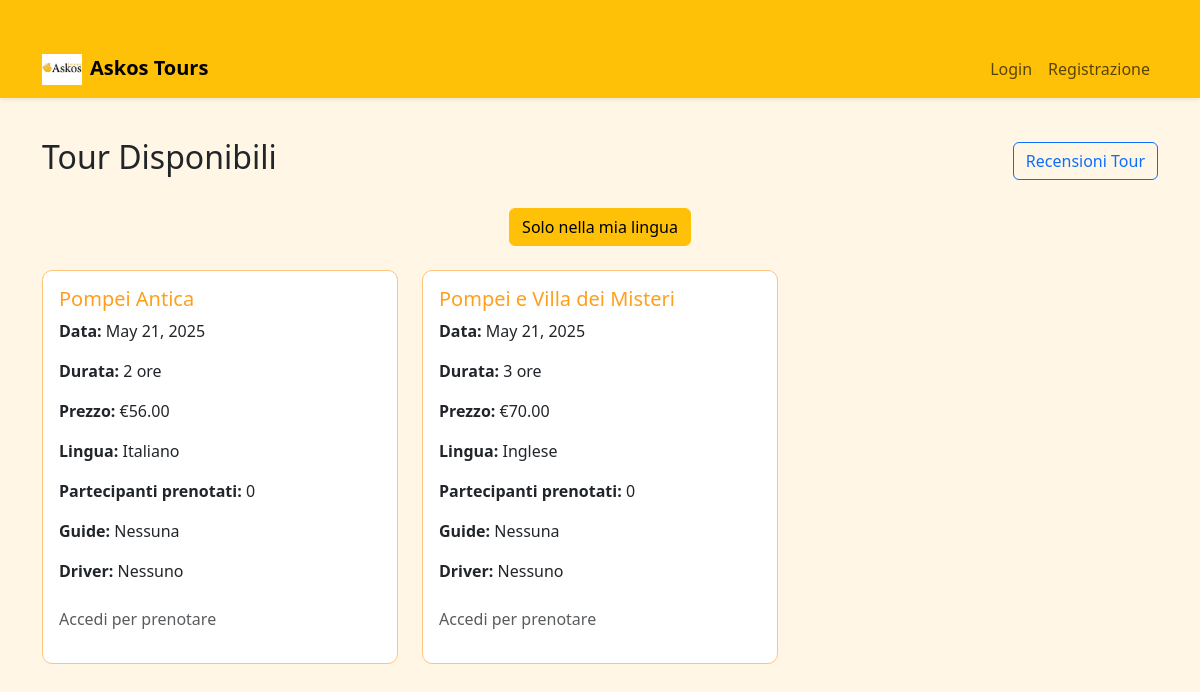
The app's page /tours/, older data.
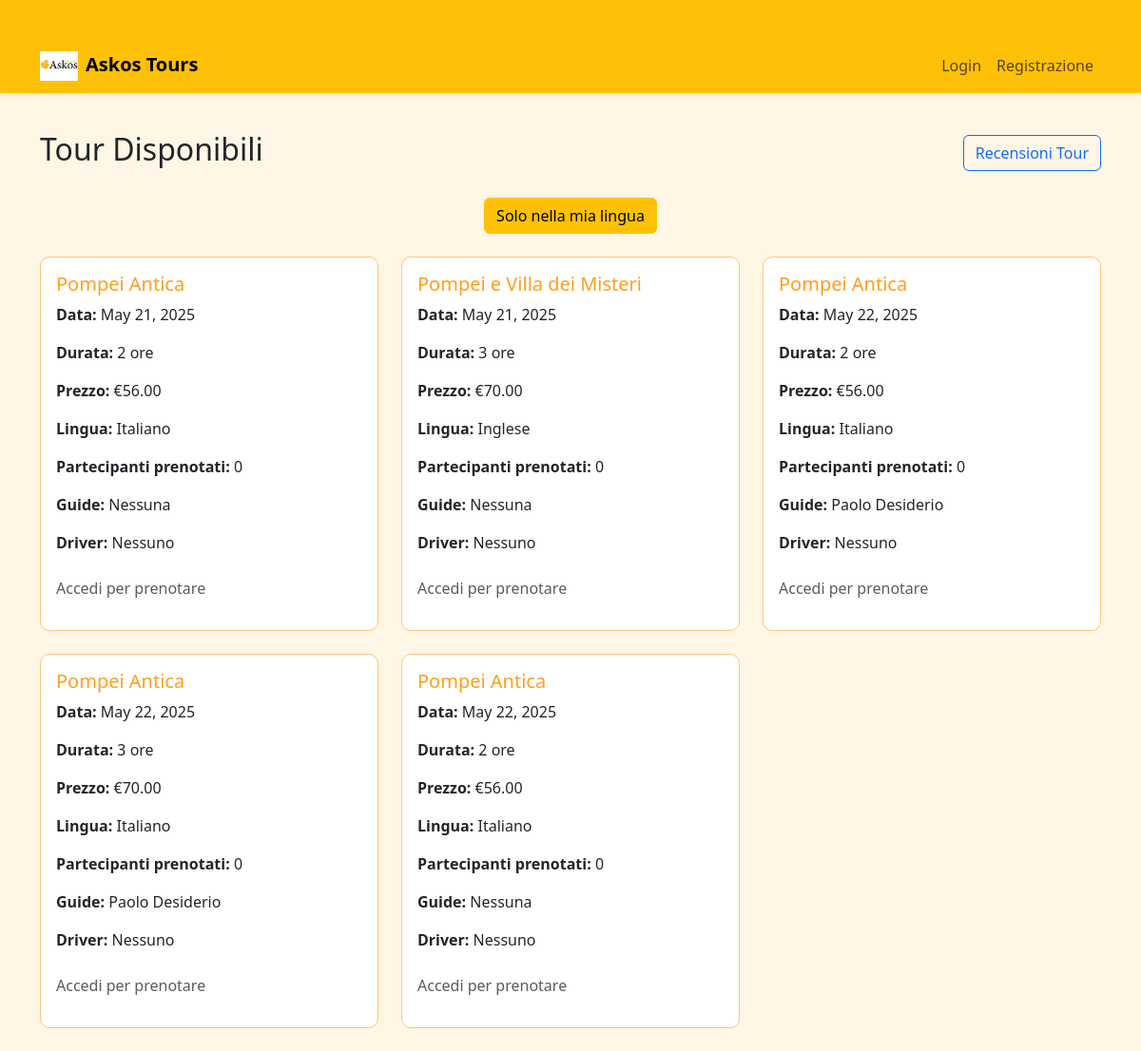
The same page, newer data.
### Askos/models.py (models this page shows, shortened)
class Tour(models.Model):
    nome = models.CharField(max_length=100)
    data = models.DateField()
    durata = models.CharField(max_length=50)
    prezzo = models.DecimalField(max_digits=8, decimal_places=2)
    lingua = models.ForeignKey(Lingua, on_delete=models.SET_NULL, null=True, related_name='tour')
    staff_assegnato = models.ManyToManyField('Staff', related_name='tour_assegnati')
    guide = models.ManyToManyField(
        Staff,
        limit_choices_to={'ruolo': 'guida'},
        related_name='tour_guide',
        blank=True
    )
    driver = models.ManyToManyField(
        Staff,
        limit_choices_to={'ruolo': 'driver'},
        related_name='tour_driver',
        blank=True
    )

class Lingua(models.Model):
    nome = models.CharField(max_length=50, unique=True)

class Staff(models.Model):
    RUOLI = [
        ('guida', 'Guida'),
        ('driver', 'Driver'),
    ]
    cod_fiscale = models.CharField(max_length=16, primary_key=True)
    nome = models.CharField(max_length=50)
    cognome = models.CharField(max_length=50)
    telefono = models.CharField(max_length=20)
    email = models.EmailField()
    ruolo = models.CharField(max_length=10, choices=RUOLI)
    lingue = models.ManyToManyField(Lingua, related_name='staff_members')

### Askos/views.py (the view, shortened to what this page needs)
# urls.py: path('tours/', tour_list_view, name='tour_list'),
def tour_list_view(request):
    tours = Tour.objects.all()
    today = date.today()
    lingua_filtrata = False
    prenotati_ids = []
    for tour in tours:
        tot = tour.prenotazioni.aggregate(totale=Sum('num_partecipanti'))['totale']
        tour.totale_partecipanti = tot or 0
    return render(request, 'tour_list.html', {
        'tours': tours,
        'prenotati_ids': prenotati_ids,
        'lingua_filtrata': lingua_filtrata,
        'today': today
    })

### templates/tour_list.html (shortened to what this page needs)
{% load static %}
<!DOCTYPE html>
<html lang="it">
<head>
    <link href="https://cdn.jsdelivr.net/npm/bootstrap@5.3.3/dist/css/bootstrap.min.css" rel="stylesheet">
</head>
<body>
<nav class="navbar navbar-expand-lg navbar-light bg-warning shadow-sm">
  <div class="container">
    <a class="navbar-brand fw-bold" href="{% url 'index' %}">
      <img src="{% static 'img/anfora.jpg' %}" width="40" class="me-2" alt="Logo">Askos Tours
    </a>
    <div class="collapse navbar-collapse justify-content-end">
      <ul class="navbar-nav">
        {% if user.is_authenticated %}
          <li class="nav-item"><a class="nav-link" href="{% url 'tour_list' %}">Tour Disponibili</a></li>
          <li class="nav-item"><a class="nav-link" href="{% url 'miei_tour' %}">I Miei Tour</a></li>
          <li class="nav-item"><a class="nav-link text-danger" href="{% url 'logout' %}">Logout</a></li>
        {% else %}
          <li class="nav-item"><a class="nav-link" href="{% url 'login' %}">Login</a></li>
          <li class="nav-item"><a class="nav-link" href="{% url 'registrazione' %}">Registrazione</a></li>
        {% endif %}
      </ul>
    </div>
  </div>
</nav>
<div class="container">
  <div class="d-flex justify-content-between align-items-center mb-4">
    <h2 class="text-start">Tour Disponibili</h2>
    <a href="{% url 'recensioni_pubbliche' %}" class="btn btn-outline-primary">Recensioni Tour</a>
  </div>
  <div class="text-center mb-4">
    {% if lingua_filtrata %}
      <a href="{% url 'tour_list' %}" class="btn btn-secondary">Tutti i tour</a>
    {% else %}
      <a href="?lingua=mia" class="btn btn-warning">Solo nella mia lingua</a>
    {% endif %}
  </div>
  <div class="row">
    {% for tour in tours %}
      <div class="col-md-4 mb-4">
        <div class="card p-3 h-100">
          <h5 class="card-title">{{ tour.nome }}</h5>
          <p><strong>Data:</strong> {{ tour.data }}</p>
          <p><strong>Durata:</strong> {{ tour.durata }} ore</p>
          <p><strong>Prezzo:</strong> €{{ tour.prezzo }}</p>
          <p><strong>Lingua:</strong> {{ tour.lingua.nome }}</p>
        <p><strong>Partecipanti prenotati:</strong> {{ tour.totale_partecipanti }}</p>
          <p><strong>Guide:</strong>
            {% for g in tour.guide.all %}
              {{ g.nome }} {{ g.cognome }}{% if not forloop.last %}, {% endif %}
            {% empty %}
              Nessuna
            {% endfor %}
          </p>
          <p><strong>Driver:</strong>
            {% for d in tour.driver.all %}
              {{ d.nome }} {{ d.cognome }}{% if not forloop.last %}, {% endif %}
            {% empty %}
              Nessuno
            {% endfor %}
          </p>
          {% if user.is_authenticated %}
            {% if tour.data < today %}
              <p class="text-danger mt-2">Tour scaduto</p>
            {% elif tour.id in prenotati_ids %}
              <p class="text-success mt-2">Già prenotato</p>
            {% else %}
              <form method="post" action="{% url 'prenota_tour' tour.id %}">
                {% csrf_token %}
                <button type="submit" class="btn btn-success mt-2">Prenota</button>
              </form>
            {% endif %}
          {% else %}
            <p class="text-muted mt-2">Accedi per prenotare</p>
          {% endif %}
        </div>
      </div>
    {% empty %}
      <p class="text-center">Nessun tour disponibile.</p>
    {% endfor %}
  </div>
</div>
</body>
</html>

Row changes from the older to the newer data that the page shows:
added Tour: nome "Pompei Antica", data "May 22, 2025", durata "2", prezzo "56.00", lingua.nome "Italiano", totale_partecipanti "0"
added Staff: nome "Paolo", cognome "Desiderio"
added Tour: nome "Pompei Antica", data "May 22, 2025", durata "3", prezzo "70.00", lingua.nome "Italiano", totale_partecipanti "0"
added Tour: nome "Pompei Antica", data "May 22, 2025", durata "2", prezzo "56.00", lingua.nome "Italiano", totale_partecipanti "0"
